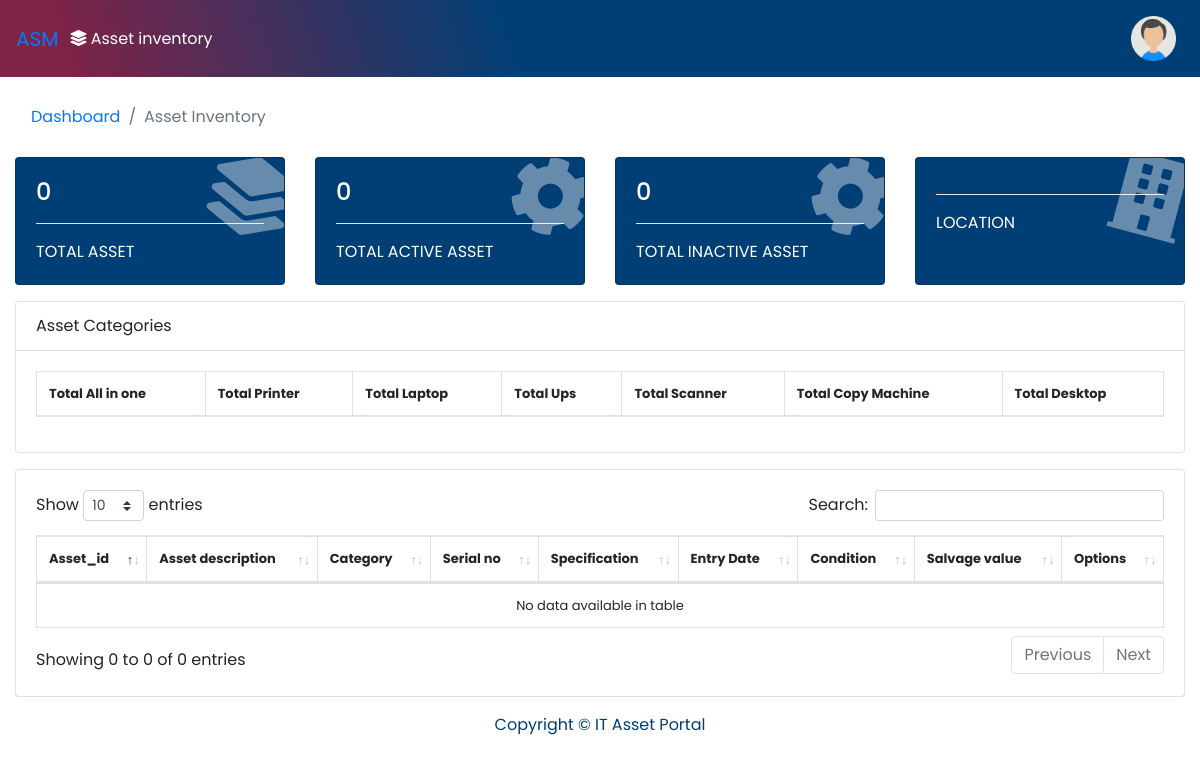
Screenshot of /asset_inventory.php with the database file from the repository.
### tables this page shows
CREATE TABLE IF NOT EXISTS `asset_category` (
  `asset_category_id` int(20) NOT NULL AUTO_INCREMENT,
  `asset_category_desc` varchar(100) NOT NULL,
  PRIMARY KEY (`asset_category_id`)
);

### asset_inventory.php (the view, shortened to what this page needs)
<?php
 include ('includes/db_config.php');
?>
<!DOCTYPE html>
<html lang="en">
<head>
  <link href="vendor/fontawesome-free/css/all.min.css" rel="stylesheet" type="text/css">
  <link href="vendor/datatables/dataTables.bootstrap4.min.css" rel="stylesheet">
  <link href="vendor/datatables/buttons.dataTables.css" rel="stylesheet">
  <link href="vendor/datatables/responsive.dataTables.css" rel="stylesheet">
  <link href="vendor/datatables/scroller.dataTables.css" rel="stylesheet">
  <link href="css/sb-admin.css" rel="stylesheet">
</head>
<body id="page-top">
<?php
include_once "nav.php";
?>
  <div id="wrapper">
    <div id="content-wrapper">
      <div class="container-fluid">
        <ol class="breadcrumb bg-white">
          <li class="breadcrumb-item">
            <a href="index.php">Dashboard</a>
          </li>
          <li class="breadcrumb-item active">Asset Inventory </li>
        </ol>
 <div class="row">
          <div class="col-xl-3 col-sm-6 mb-3">
            <div class="card text-white  o-hidden h-100" style="background-color: #003F75;">
              <div class="card-body">
                <div class="card-body-icon">
                  <i class="fas fa-fw fa-layer-group"></i>
                </div>
                <?php
                $t=$conn->query("SELECT COUNT(DISTINCT(asset_id)) as total FROM it_asset WHERE location_id='".$location."' ");
                $v=$t->fetch();
                ?>
                <div class="mr-5"><h4><?php echo $v['total']; ?></h4></div>
                <hr style="background-color: #fff;"/>
                <div class="mr-5">TOTAL ASSET</div>
              </div>
            </div>
          </div>
          <div class="col-xl-3 col-sm-6 mb-3">
            <div class="card text-white  o-hidden h-100" style="background-color: #003F75;">
              <div class="card-body">
                <div class="card-body-icon">
                  <i class="fas fa-fw fa-cog"></i>
                </div>
                <?php
                $ut=$conn->query("SELECT COUNT(con) as userstotal FROM it_asset WHERE con='in service' AND location_id='".$location."' ");
                $uv=$ut->fetch();
                ?>
                <div class="mr-5"><h4><?php echo $uv['userstotal']; ?></h4></div>
                <hr style="background-color: #fff;"/>
                <div class="mr-5">TOTAL ACTIVE ASSET </div>
              </div>
            </div>
          </div>
          <div class="col-xl-3 col-sm-6 mb-3">
            <div class="card text-white o-hidden h-100" style="background-color: #003F75;">
              <div class="card-body">
                <div class="card-body-icon">
                  <i class="fas fa-fw fa-cog"></i>
                </div>
                <?php
                $t=$conn->query("SELECT COUNT(con) as of FROM it_asset WHERE con='out of service' AND location_id='".$location."' ");
                $v=$t->fetch();
                ?>
                <div class="mr-5"><h4><?php echo $v['of']; ?></h4></div>
                <hr style="background-color: #fff;"/>
                <div class="mr-5">TOTAL INACTIVE ASSET</div>
              </div>
            </div>
          </div>
          <div class="col-xl-3 col-sm-6 mb-3">
            <div class="card text-white  o-hidden h-100" style="background-color: #003F75;">
              <div class="card-body">
                <div class="card-body-icon">
                  <i class="fas fa-fw fa-building"></i>
                </div>
                <hr style="background-color: #fff;"/>
                <div class="mr-5">LOCATION</div>
              </div>
            </div>
          </div>
        </div>
<div class="card mb-3">
          <div class="card-header bg-white">
            Asset Categories</div>
          <div class="card-body">
            <div class="table-responsive">
              <table class="table table-bordered"  width="100%" cellspacing="0">
                <thead>
                  <tr>
                  <?php $value = $conn->query("SELECT * FROM asset_category");
      $result= $value->fetchAll(); ?>
      <?php foreach ($result as $cat) :?>
        <th>Total <?php echo $cat['asset_category_desc']?></th>
      <?php endforeach; ?>
                  </tr>
                </thead>
              </table>
            </div>
          </div>
        </div>
        <div class="card mb-3">
          <div class="card-body">
            <div class="table-responsive">
              <table class="table table-bordered" id="dataTable" width="100%" cellspacing="0">
              <thead>
                  <tr>
                  <th>Asset_id</th>
                  <th>Asset description</th>
                  <th>Category</th>
                  <th>Serial no</th>
                   <th>Specification</th>
                   <th>Entry Date</th>
                    <th>Condition</th>
                    <th>Salvage value</th>
                    <th>Options</th>
                  </tr>
                </thead>
                <tbody>
                 </tbody>
              </table>
            </div>
          </div>
        </div>
      </div>
<footer class="">
        <div class="container-fluid my-auto">
          <div class="copyright text-center my-auto" style=" color: #003F75">
            <span>Copyright © IT Asset Portal</span>
          </div>
        </div>
      </footer>
    </div>
  </div>
</body>
</html>

### rows the page displays
asset_category: asset_category_desc "All in one"
asset_category: asset_category_desc "Printer"
asset_category: asset_category_desc "Laptop"
asset_category: asset_category_desc "Ups"
asset_category: asset_category_desc "Scanner"
asset_category: asset_category_desc "Copy Machine"
asset_category: asset_category_desc "Desktop"

### other values shown
$v['total'] "0"
$uv['userstotal'] "0"
$v['of'] "0"
